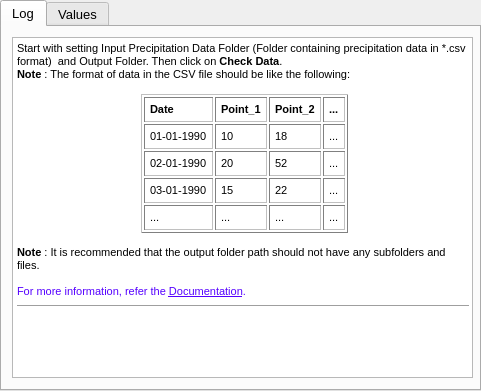
  <widget class="QTabWidget" name="tabWidget_2">
   <property name="geometry">
    <rect>
     <x>410</x>
     <y>60</y>
     <width>481</width>
     <height>391</height>
    </rect>
   </property>
   <property name="font">
    <font>
     <family>Tahoma</family>
     <pointsize>10</pointsize>
    </font>
   </property>
   <property name="tabPosition">
    <enum>QTabWidget::North</enum>
   </property>
   <property name="currentIndex">
    <number>0</number>
   </property>
   <widget class="QWidget" name="tab_6">
    <attribute name="title">
     <string>Log</string>
    </attribute>
    <widget class="QTextEdit" name="textEdit_1">
     <property name="geometry">
      <rect>
       <x>10</x>
       <y>10</y>
       <width>461</width>
       <height>341</height>
      </rect>
     </property>
     <property name="toolTip">
      <string>&lt;!DOCTYPE HTML PUBLIC &quot;-//W3C//DTD HTML 4.0//EN&quot; &quot;http://www.w3.org/TR/REC-html40/strict.dtd&quot;&gt;
&lt;html&gt;&lt;head&gt;&lt;meta name=&quot;qrichtext&quot; content=&quot;1&quot; /&gt;&lt;style type=&quot;text/css&quot;&gt;
p, li { white-space: pre-wrap; }
&lt;/style&gt;&lt;/head&gt;&lt;body style=&quot; font-family:'MS Shell Dlg 2'; font-size:8.25pt; font-weight:400; font-style:normal;&quot;&gt;
&lt;p style=&quot; margin-top:0px; margin-bottom:0px; margin-left:0px; margin-right:0px; -qt-block-indent:0; text-indent:0px;&quot;&gt;&lt;span style=&quot; font-weight:600;&quot;&gt;Log&lt;/span&gt;&lt;/p&gt;
&lt;p style=&quot; margin-top:0px; margin-bottom:0px; margin-left:0px; margin-right:0px; -qt-block-indent:0; text-indent:0px;&quot;&gt;Log displays the current activities and notes which will be useful while usng this plugin.&lt;/p&gt;&lt;/body&gt;&lt;/html&gt;</string>
     </property>
     <property name="tabChangesFocus">
      <bool>true</bool>
     </property>
     <property name="lineWrapMode">
      <enum>QTextEdit::WidgetWidth</enum>
     </property>
     <property name="readOnly">
      <bool>true</bool>
     </property>
     <property name="html">
      <string>&lt;!DOCTYPE HTML PUBLIC &quot;-//W3C//DTD HTML 4.0//EN&quot; &quot;http://www.w3.org/TR/REC-html40/strict.dtd&quot;&gt;
&lt;html&gt;&lt;head&gt;&lt;meta name=&quot;qrichtext&quot; content=&quot;1&quot; /&gt;&lt;style type=&quot;text/css&quot;&gt;
p, li { white-space: pre-wrap; }
&lt;/style&gt;&lt;/head&gt;&lt;body style=&quot; font-family:'Tahoma'; font-size:10pt; font-weight:400; font-style:normal;&quot;&gt;
&lt;p style=&quot; margin-top:0px; margin-bottom:0px; margin-left:0px; margin-right:0px; -qt-block-indent:0; text-indent:0px;&quot;&gt;&lt;span style=&quot; font-family:'MS Shell Dlg 2'; font-size:8pt;&quot;&gt;Start with setting Input Precipitation Data Folder (Folder containing precipitation data in *.csv format)  and Output Folder. Then click on &lt;/span&gt;&lt;span style=&quot; font-family:'MS Shell Dlg 2'; font-size:8pt; font-weight:600;&quot;&gt;Check Data&lt;/span&gt;&lt;span style=&quot; font-family:'MS Shell Dlg 2'; font-size:8pt;&quot;&gt;.&lt;/span&gt;&lt;/p&gt;
&lt;p style=&quot; margin-top:0px; margin-bottom:0px; margin-left:0px; margin-right:0px; -qt-block-indent:0; text-indent:0px;&quot;&gt;&lt;span style=&quot; font-family:'MS Shell Dlg 2'; font-size:8pt; font-weight:600;&quot;&gt;Note &lt;/span&gt;&lt;span style=&quot; font-family:'MS Shell Dlg 2'; font-size:8pt;&quot;&gt;: The format of data in the CSV file should be like the following:&lt;/span&gt;&lt;/p&gt;
&lt;p style=&quot;-qt-paragraph-type:empty; margin-top:0px; margin-bottom:0px; margin-left:0px; margin-right:0px; -qt-block-indent:0; text-indent:0px; font-family:'MS Shell Dlg 2'; font-size:8pt;&quot;&gt;&lt;/p&gt;
&lt;p align=&quot;center&quot; style=&quot;-qt-paragraph-type:empty; margin-top:0px; margin-bottom:0px; margin-left:0px; margin-right:0px; -qt-block-indent:0; text-indent:0px; font-family:'MS Shell Dlg 2'; font-size:8pt;&quot;&gt;&lt;/p&gt;
&lt;table border=&quot;1&quot; style=&quot; margin-top:0px; margin-bottom:0px; margin-left:0px; margin-right:0px;&quot; align=&quot;center&quot; cellspacing=&quot;2&quot; cellpadding=&quot;5&quot;&gt;
&lt;tr&gt;
&lt;td&gt;
&lt;p style=&quot; margin-top:0px; margin-bottom:0px; margin-left:0px; margin-right:0px; -qt-block-indent:0; text-indent:0px;&quot;&gt;&lt;span style=&quot; font-family:'MS Shell Dlg 2'; font-size:8pt; font-weight:600;&quot;&gt;Date&lt;/span&gt;&lt;/p&gt;&lt;/td&gt;
&lt;td&gt;
&lt;p style=&quot; margin-top:0px; margin-bottom:0px; margin-left:0px; margin-right:0px; -qt-block-indent:0; text-indent:0px;&quot;&gt;&lt;span style=&quot; font-family:'MS Shell Dlg 2'; font-size:8pt; font-weight:600;&quot;&gt;Point_1&lt;/span&gt;&lt;/p&gt;&lt;/td&gt;
&lt;td&gt;
&lt;p style=&quot; margin-top:0px; margin-bottom:0px; margin-left:0px; margin-right:0px; -qt-block-indent:0; text-indent:0px;&quot;&gt;&lt;span style=&quot; font-family:'MS Shell Dlg 2'; font-size:8pt; font-weight:600;&quot;&gt;Point_2&lt;/span&gt;&lt;/p&gt;&lt;/td&gt;
&lt;td&gt;
&lt;p style=&quot; margin-top:0px; margin-bottom:0px; margin-left:0px; margin-right:0px; -qt-block-indent:0; text-indent:0px;&quot;&gt;&lt;span style=&quot; font-family:'MS Shell Dlg 2'; font-size:8pt; font-weight:600;&quot;&gt;...&lt;/span&gt;&lt;/p&gt;&lt;/td&gt;&lt;/tr&gt;
&lt;tr&gt;
&lt;td&gt;
&lt;p style=&quot; margin-top:0px; margin-bottom:0px; margin-left:0px; margin-right:0px; -qt-block-indent:0; text-indent:0px;&quot;&gt;&lt;span style=&quot; font-family:'MS Shell Dlg 2'; font-size:8pt;&quot;&gt;01-01-1990&lt;/span&gt;&lt;/p&gt;&lt;/td&gt;
&lt;td&gt;
&lt;p style=&quot; margin-top:0px; margin-bottom:0px; margin-left:0px; margin-right:0px; -qt-block-indent:0; text-indent:0px;&quot;&gt;&lt;span style=&quot; font-family:'MS Shell Dlg 2'; font-size:8pt;&quot;&gt;10&lt;/span&gt;&lt;/p&gt;&lt;/td&gt;
&lt;td&gt;
&lt;p style=&quot; margin-top:0px; margin-bottom:0px; margin-left:0px; margin-right:0px; -qt-block-indent:0; text-indent:0px;&quot;&gt;&lt;span style=&quot; font-family:'MS Shell Dlg 2'; font-size:8pt;&quot;&gt;18&lt;/span&gt;&lt;/p&gt;&lt;/td&gt;
&lt;td&gt;
&lt;p style=&quot; margin-top:0px; margin-bottom:0px; margin-left:0px; margin-right:0px; -qt-block-indent:0; text-indent:0px;&quot;&gt;&lt;span style=&quot; font-family:'MS Shell Dlg 2'; font-size:8pt;&quot;&gt;...&lt;/span&gt;&lt;/p&gt;&lt;/td&gt;&lt;/tr&gt;
&lt;tr&gt;
&lt;td&gt;
&lt;p style=&quot; margin-top:0px; margin-bottom:0px; margin-left:0px; margin-right:0px; -qt-block-indent:0; text-indent:0px;&quot;&gt;&lt;span style=&quot; font-family:'MS Shell Dlg 2'; font-size:8pt;&quot;&gt;02-01-1990&lt;/span&gt;&lt;/p&gt;&lt;/td&gt;
&lt;td&gt;
&lt;p style=&quot; margin-top:0px; margin-bottom:0px; margin-left:0px; margin-right:0px; -qt-block-indent:0; text-indent:0px;&quot;&gt;&lt;span style=&quot; font-family:'MS Shell Dlg 2'; font-size:8pt;&quot;&gt;20&lt;/span&gt;&lt;/p&gt;&lt;/td&gt;
&lt;td&gt;
&lt;p style=&quot; margin-top:0px; margin-bottom:0px; margin-left:0px; margin-right:0px; -qt-block-indent:0; text-indent:0px;&quot;&gt;&lt;span style=&quot; font-family:'MS Shell Dlg 2'; font-size:8pt;&quot;&gt;52&lt;/span&gt;&lt;/p&gt;&lt;/td&gt;
&lt;td&gt;
&lt;p style=&quot; margin-top:0px; margin-bottom:0px; margin-left:0px; margin-right:0px; -qt-block-indent:0; text-indent:0px;&quot;&gt;&lt;span style=&quot; font-family:'MS Shell Dlg 2'; font-size:8pt;&quot;&gt;...&lt;/span&gt;&lt;/p&gt;&lt;/td&gt;&lt;/tr&gt;
&lt;tr&gt;
&lt;td&gt;
&lt;p style=&quot; margin-top:0px; margin-bottom:0px; margin-left:0px; margin-right:0px; -qt-block-indent:0; text-indent:0px;&quot;&gt;&lt;span style=&quot; font-family:'MS Shell Dlg 2'; font-size:8pt;&quot;&gt;03-01-1990&lt;/span&gt;&lt;/p&gt;&lt;/td&gt;
&lt;td&gt;
&lt;p style=&quot; margin-top:0px; margin-bottom:0px; margin-left:0px; margin-right:0px; -qt-block-indent:0; text-indent:0px;&quot;&gt;&lt;span style=&quot; font-family:'MS Shell Dlg 2'; font-size:8pt;&quot;&gt;15&lt;/span&gt;&lt;/p&gt;&lt;/td&gt;
&lt;td&gt;
&lt;p style=&quot; margin-top:0px; margin-bottom:0px; margin-left:0px; margin-right:0px; -qt-block-indent:0; text-indent:0px;&quot;&gt;&lt;span style=&quot; font-family:'MS Shell Dlg 2'; font-size:8pt;&quot;&gt;22&lt;/span&gt;&lt;/p&gt;&lt;/td&gt;
&lt;td&gt;
&lt;p style=&quot; margin-top:0px; margin-bottom:0px; margin-left:0px; margin-right:0px; -qt-block-indent:0; text-indent:0px;&quot;&gt;&lt;span style=&quot; font-family:'MS Shell Dlg 2'; font-size:8pt;&quot;&gt;...&lt;/span&gt;&lt;/p&gt;&lt;/td&gt;&lt;/tr&gt;
&lt;tr&gt;
&lt;td&gt;
&lt;p style=&quot; margin-top:0px; margin-bottom:0px; margin-left:0px; margin-right:0px; -qt-block-indent:0; text-indent:0px;&quot;&gt;&lt;span style=&quot; font-family:'MS Shell Dlg 2'; font-size:8pt;&quot;&gt;...&lt;/span&gt;&lt;/p&gt;&lt;/td&gt;
&lt;td&gt;
&lt;p style=&quot; margin-top:0px; margin-bottom:0px; margin-left:0px; margin-right:0px; -qt-block-indent:0; text-indent:0px;&quot;&gt;&lt;span style=&quot; font-family:'MS Shell Dlg 2'; font-size:8pt;&quot;&gt;...&lt;/span&gt;&lt;/p&gt;&lt;/td&gt;
&lt;td&gt;
&lt;p style=&quot; margin-top:0px; margin-bottom:0px; margin-left:0px; margin-right:0px; -qt-block-indent:0; text-indent:0px;&quot;&gt;&lt;span style=&quot; font-family:'MS Shell Dlg 2'; font-size:8pt;&quot;&gt;...&lt;/span&gt;&lt;/p&gt;&lt;/td&gt;
&lt;td&gt;
&lt;p style=&quot; margin-top:0px; margin-bottom:0px; margin-left:0px; margin-right:0px; -qt-block-indent:0; text-indent:0px;&quot;&gt;&lt;span style=&quot; font-family:'MS Shell Dlg 2'; font-size:8pt;&quot;&gt;...&lt;/span&gt;&lt;/p&gt;&lt;/td&gt;&lt;/tr&gt;&lt;/table&gt;
&lt;p style=&quot;-qt-paragraph-type:empty; margin-top:0px; margin-bottom:0px; margin-left:0px; margin-right:0px; -qt-block-indent:0; text-indent:0px; font-family:'MS Shell Dlg 2'; font-size:8pt;&quot;&gt;&lt;/p&gt;
&lt;p style=&quot; margin-top:0px; margin-bottom:0px; margin-left:0px; margin-right:0px; -qt-block-indent:0; text-indent:0px;&quot;&gt;&lt;span style=&quot; font-family:'MS Shell Dlg 2'; font-size:8pt; font-weight:600;&quot;&gt;Note &lt;/span&gt;&lt;span style=&quot; font-family:'MS Shell Dlg 2'; font-size:8pt;&quot;&gt;: It is recommended that the output folder path should not have any subfolders and files.&lt;/span&gt;&lt;/p&gt;
&lt;p style=&quot;-qt-paragraph-type:empty; margin-top:0px; margin-bottom:0px; margin-left:0px; margin-right:0px; -qt-block-indent:0; text-indent:0px; font-family:'MS Shell Dlg 2'; font-size:8pt;&quot;&gt;&lt;/p&gt;
&lt;p style=&quot; margin-top:0px; margin-bottom:0px; margin-left:0px; margin-right:0px; -qt-block-indent:0; text-indent:0px;&quot;&gt;&lt;span style=&quot; font-family:'MS Shell Dlg 2'; font-size:8pt; color:#5500ff;&quot;&gt;For more information, refer the &lt;/span&gt;&lt;a href=&quot;../Documentation.html&quot;&gt;&lt;span style=&quot; font-family:'MS Shell Dlg 2'; font-size:8pt; text-decoration: underline; color:#5500ff;&quot;&gt;Documentation&lt;/span&gt;&lt;/a&gt;&lt;span style=&quot; font-family:'MS Shell Dlg 2'; font-size:8pt; color:#5500ff;&quot;&gt;.&lt;/span&gt;&lt;/p&gt;
&lt;hr /&gt;&lt;/body&gt;&lt;/html&gt;</string>
     </property>
    </widget>
   </widget>
   <widget class="QWidget" name="tab_5">
    <attribute name="title">
     <string>Values</string>
    </attribute>
    <widget class="QComboBox" name="comboBox">
     <property name="geometry">
      <rect>
       <x>10</x>
       <y>10</y>
       <width>461</width>
       <height>31</height>
      </rect>
     </property>
    </widget>
    <widget class="QTableWidget" name="tableWidget_3">
     <property name="geometry">
      <rect>
       <x>10</x>
       <y>50</y>
       <width>461</width>
       <height>301</height>
      </rect>
     </property>
     <column>
      <property name="text">
       <string>Date</string>
      </property>
     </column>
    </widget>
   </widget>
  </widget>
